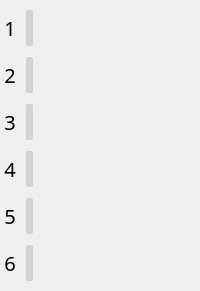
         <widget class="QWidget" name="ProgressBarsAttempts" native="true">
          <property name="styleSheet">
           <string notr="true">QLabel {
	font-family: Yu Ghotic UI Semibold;
	font-weight: 200;
	font-size: 20px;
	min-height: 20;
	min-width: 20;
	max-height: 20;
	max-width: 20;
}
QProgressBar {
	font-family: Yu Ghotic UI Semibold;
	font-weight: 200;
	font-size: 20px;
	border-style: hidden;
	background-color: rgba(255, 255, 255, 0);
}

QProgressBar::chunk {
    background-color: lightgray;
	border-radius: 2px;
}</string>
          </property>
          <layout class="QGridLayout" name="StatsLayout_2">
           <property name="leftMargin">
            <number>0</number>
           </property>
           <property name="topMargin">
            <number>10</number>
           </property>
           <property name="rightMargin">
            <number>24</number>
           </property>
           <property name="bottomMargin">
            <number>10</number>
           </property>
           <property name="verticalSpacing">
            <number>11</number>
           </property>
           <item row="5" column="0">
            <widget class="QLabel" name="sixthAttempt">
             <property name="palette">
              <palette>
               <active>
                <colorrole role="WindowText">
                 <brush brushstyle="SolidPattern">
                  <color alpha="255">
                   <red>0</red>
                   <green>0</green>
                   <blue>0</blue>
                  </color>
                 </brush>
                </colorrole>
               </active>
               <inactive>
                <colorrole role="WindowText">
                 <brush brushstyle="SolidPattern">
                  <color alpha="255">
                   <red>0</red>
                   <green>0</green>
                   <blue>0</blue>
                  </color>
                 </brush>
                </colorrole>
               </inactive>
               <disabled/>
              </palette>
             </property>
             <property name="text">
              <string>6</string>
             </property>
             <property name="alignment">
              <set>Qt::AlignCenter</set>
             </property>
            </widget>
           </item>
           <item row="0" column="2">
            <widget class="QProgressBar" name="firstPrBar">
             <property name="palette">
              <palette>
               <active>
                <colorrole role="Button">
                 <brush brushstyle="SolidPattern">
                  <color alpha="0">
                   <red>255</red>
                   <green>255</green>
                   <blue>255</blue>
                  </color>
                 </brush>
                </colorrole>
                <colorrole role="Base">
                 <brush brushstyle="SolidPattern">
                  <color alpha="0">
                   <red>255</red>
                   <green>255</green>
                   <blue>255</blue>
                  </color>
                 </brush>
                </colorrole>
                <colorrole role="Window">
                 <brush brushstyle="SolidPattern">
                  <color alpha="0">
                   <red>255</red>
                   <green>255</green>
                   <blue>255</blue>
                  </color>
                 </brush>
                </colorrole>
               </active>
               <inactive>
                <colorrole role="Button">
                 <brush brushstyle="SolidPattern">
                  <color alpha="0">
                   <red>255</red>
                   <green>255</green>
                   <blue>255</blue>
                  </color>
                 </brush>
                </colorrole>
                <colorrole role="Base">
                 <brush brushstyle="SolidPattern">
                  <color alpha="0">
                   <red>255</red>
                   <green>255</green>
                   <blue>255</blue>
                  </color>
                 </brush>
                </colorrole>
                <colorrole role="Window">
                 <brush brushstyle="SolidPattern">
                  <color alpha="0">
                   <red>255</red>
                   <green>255</green>
                   <blue>255</blue>
                  </color>
                 </brush>
                </colorrole>
               </inactive>
               <disabled>
                <colorrole role="Button">
                 <brush brushstyle="SolidPattern">
                  <color alpha="0">
                   <red>255</red>
                   <green>255</green>
                   <blue>255</blue>
                  </color>
                 </brush>
                </colorrole>
                <colorrole role="Base">
                 <brush brushstyle="SolidPattern">
                  <color alpha="0">
                   <red>255</red>
                   <green>255</green>
                   <blue>255</blue>
                  </color>
                 </brush>
                </colorrole>
                <colorrole role="Window">
                 <brush brushstyle="SolidPattern">
                  <color alpha="0">
                   <red>255</red>
                   <green>255</green>
                   <blue>255</blue>
                  </color>
                 </brush>
                </colorrole>
               </disabled>
              </palette>
             </property>
             <property name="maximum">
              <number>100</number>
             </property>
             <property name="value">
              <number>5</number>
             </property>
             <property name="alignment">
              <set>Qt::AlignCenter</set>
             </property>
             <property name="textVisible">
              <bool>true</bool>
             </property>
             <property name="orientation">
              <enum>Qt::Horizontal</enum>
             </property>
             <property name="invertedAppearance">
              <bool>false</bool>
             </property>
             <property name="textDirection">
              <enum>QProgressBar::TopToBottom</enum>
             </property>
             <property name="format">
              <string/>
             </property>
            </widget>
           </item>
           <item row="4" column="0">
            <widget class="QLabel" name="fifthAttempt">
             <property name="palette">
              <palette>
               <active>
                <colorrole role="WindowText">
                 <brush brushstyle="SolidPattern">
                  <color alpha="255">
                   <red>0</red>
                   <green>0</green>
                   <blue>0</blue>
                  </color>
                 </brush>
                </colorrole>
               </active>
               <inactive>
                <colorrole role="WindowText">
                 <brush brushstyle="SolidPattern">
                  <color alpha="255">
                   <red>0</red>
                   <green>0</green>
                   <blue>0</blue>
                  </color>
                 </brush>
                </colorrole>
               </inactive>
               <disabled/>
              </palette>
             </property>
             <property name="text">
              <string>5</string>
             </property>
             <property name="alignment">
              <set>Qt::AlignCenter</set>
             </property>
            </widget>
           </item>
           <item row="0" column="0">
            <widget class="QLabel" name="firstAttempt">
             <property name="palette">
              <palette>
               <active>
                <colorrole role="WindowText">
                 <brush brushstyle="SolidPattern">
                  <color alpha="255">
                   <red>0</red>
                   <green>0</green>
                   <blue>0</blue>
                  </color>
                 </brush>
                </colorrole>
               </active>
               <inactive>
                <colorrole role="WindowText">
                 <brush brushstyle="SolidPattern">
                  <color alpha="255">
                   <red>0</red>
                   <green>0</green>
                   <blue>0</blue>
                  </color>
                 </brush>
                </colorrole>
               </inactive>
               <disabled/>
              </palette>
             </property>
             <property name="text">
              <string>1</string>
             </property>
             <property name="alignment">
              <set>Qt::AlignCenter</set>
             </property>
            </widget>
           </item>
           <item row="2" column="0">
            <widget class="QLabel" name="thirdAttempt">
             <property name="palette">
              <palette>
               <active>
                <colorrole role="WindowText">
                 <brush brushstyle="SolidPattern">
                  <color alpha="255">
                   <red>0</red>
                   <green>0</green>
                   <blue>0</blue>
                  </color>
                 </brush>
                </colorrole>
               </active>
               <inactive>
                <colorrole role="WindowText">
                 <brush brushstyle="SolidPattern">
                  <color alpha="255">
                   <red>0</red>
                   <green>0</green>
                   <blue>0</blue>
                  </color>
                 </brush>
                </colorrole>
               </inactive>
               <disabled/>
              </palette>
             </property>
             <property name="text">
              <string>3</string>
             </property>
             <property name="alignment">
              <set>Qt::AlignCenter</set>
             </property>
            </widget>
           </item>
           <item row="1" column="0">
            <widget class="QLabel" name="secondAttempt">
             <property name="palette">
              <palette>
               <active>
                <colorrole role="WindowText">
                 <brush brushstyle="SolidPattern">
                  <color alpha="255">
                   <red>0</red>
                   <green>0</green>
                   <blue>0</blue>
                  </color>
                 </brush>
                </colorrole>
               </active>
               <inactive>
                <colorrole role="WindowText">
                 <brush brushstyle="SolidPattern">
                  <color alpha="255">
                   <red>0</red>
                   <green>0</green>
                   <blue>0</blue>
                  </color>
                 </brush>
                </colorrole>
               </inactive>
               <disabled/>
              </palette>
             </property>
             <property name="text">
              <string>2</string>
             </property>
             <property name="alignment">
              <set>Qt::AlignCenter</set>
             </property>
            </widget>
           </item>
           <item row="1" column="2">
            <widget class="QProgressBar" name="secondPrBar">
             <property name="palette">
              <palette>
               <active>
                <colorrole role="Button">
                 <brush brushstyle="SolidPattern">
                  <color alpha="0">
                   <red>255</red>
                   <green>255</green>
                   <blue>255</blue>
                  </color>
                 </brush>
                </colorrole>
                <colorrole role="Base">
                 <brush brushstyle="SolidPattern">
                  <color alpha="0">
                   <red>255</red>
                   <green>255</green>
                   <blue>255</blue>
                  </color>
                 </brush>
                </colorrole>
                <colorrole role="Window">
                 <brush brushstyle="SolidPattern">
                  <color alpha="0">
                   <red>255</red>
                   <green>255</green>
                   <blue>255</blue>
                  </color>
                 </brush>
                </colorrole>
               </active>
               <inactive>
                <colorrole role="Button">
                 <brush brushstyle="SolidPattern">
                  <color alpha="0">
                   <red>255</red>
                   <green>255</green>
                   <blue>255</blue>
                  </color>
                 </brush>
                </colorrole>
                <colorrole role="Base">
                 <brush brushstyle="SolidPattern">
                  <color alpha="0">
                   <red>255</red>
                   <green>255</green>
                   <blue>255</blue>
                  </color>
                 </brush>
                </colorrole>
                <colorrole role="Window">
                 <brush brushstyle="SolidPattern">
                  <color alpha="0">
                   <red>255</red>
                   <green>255</green>
                   <blue>255</blue>
                  </color>
                 </brush>
                </colorrole>
               </inactive>
               <disabled>
                <colorrole role="Button">
                 <brush brushstyle="SolidPattern">
                  <color alpha="0">
                   <red>255</red>
                   <green>255</green>
                   <blue>255</blue>
                  </color>
                 </brush>
                </colorrole>
                <colorrole role="Base">
                 <brush brushstyle="SolidPattern">
                  <color alpha="0">
                   <red>255</red>
                   <green>255</green>
                   <blue>255</blue>
                  </color>
                 </brush>
                </colorrole>
                <colorrole role="Window">
                 <brush brushstyle="SolidPattern">
                  <color alpha="0">
                   <red>255</red>
                   <green>255</green>
                   <blue>255</blue>
                  </color>
                 </brush>
                </colorrole>
               </disabled>
              </palette>
             </property>
             <property name="value">
              <number>5</number>
             </property>
             <property name="alignment">
              <set>Qt::AlignCenter</set>
             </property>
             <property name="format">
              <string/>
             </property>
            </widget>
           </item>
           <item row="3" column="0">
            <widget class="QLabel" name="fourthAttempt">
             <property name="palette">
              <palette>
               <active>
                <colorrole role="WindowText">
                 <brush brushstyle="SolidPattern">
                  <color alpha="255">
                   <red>0</red>
                   <green>0</green>
                   <blue>0</blue>
                  </color>
                 </brush>
                </colorrole>
               </active>
               <inactive>
                <colorrole role="WindowText">
                 <brush brushstyle="SolidPattern">
                  <color alpha="255">
                   <red>0</red>
                   <green>0</green>
                   <blue>0</blue>
                  </color>
                 </brush>
                </colorrole>
               </inactive>
               <disabled/>
              </palette>
             </property>
             <property name="text">
              <string>4</string>
             </property>
             <property name="alignment">
              <set>Qt::AlignCenter</set>
             </property>
            </widget>
           </item>
           <item row="2" column="2">
            <widget class="QProgressBar" name="thirdPrBar">
             <property name="palette">
              <palette>
               <active>
                <colorrole role="Button">
                 <brush brushstyle="SolidPattern">
                  <color alpha="0">
                   <red>255</red>
                   <green>255</green>
                   <blue>255</blue>
                  </color>
                 </brush>
                </colorrole>
                <colorrole role="Base">
                 <brush brushstyle="SolidPattern">
                  <color alpha="0">
                   <red>255</red>
                   <green>255</green>
                   <blue>255</blue>
                  </color>
                 </brush>
                </colorrole>
                <colorrole role="Window">
                 <brush brushstyle="SolidPattern">
                  <color alpha="0">
                   <red>255</red>
                   <green>255</green>
                   <blue>255</blue>
                  </color>
                 </brush>
                </colorrole>
               </active>
               <inactive>
                <colorrole role="Button">
                 <brush brushstyle="SolidPattern">
                  <color alpha="0">
                   <red>255</red>
                   <green>255</green>
                   <blue>255</blue>
                  </color>
                 </brush>
                </colorrole>
                <colorrole role="Base">
                 <brush brushstyle="SolidPattern">
                  <color alpha="0">
                   <red>255</red>
                   <green>255</green>
                   <blue>255</blue>
                  </color>
                 </brush>
                </colorrole>
                <colorrole role="Window">
                 <brush brushstyle="SolidPattern">
                  <color alpha="0">
                   <red>255</red>
                   <green>255</green>
                   <blue>255</blue>
                  </color>
                 </brush>
                </colorrole>
               </inactive>
               <disabled>
                <colorrole role="Button">
                 <brush brushstyle="SolidPattern">
                  <color alpha="0">
                   <red>255</red>
                   <green>255</green>
                   <blue>255</blue>
                  </color>
                 </brush>
                </colorrole>
                <colorrole role="Base">
                 <brush brushstyle="SolidPattern">
                  <color alpha="0">
                   <red>255</red>
                   <green>255</green>
                   <blue>255</blue>
                  </color>
                 </brush>
                </colorrole>
                <colorrole role="Window">
                 <brush brushstyle="SolidPattern">
                  <color alpha="0">
                   <red>255</red>
                   <green>255</green>
                   <blue>255</blue>
                  </color>
                 </brush>
                </colorrole>
               </disabled>
              </palette>
             </property>
             <property name="value">
              <number>5</number>
             </property>
             <property name="alignment">
              <set>Qt::AlignCenter</set>
             </property>
             <property name="format">
              <string/>
             </property>
            </widget>
           </item>
           <item row="3" column="2">
            <widget class="QProgressBar" name="fourthPrBar">
             <property name="palette">
              <palette>
               <active>
                <colorrole role="Button">
                 <brush brushstyle="SolidPattern">
                  <color alpha="0">
                   <red>255</red>
                   <green>255</green>
                   <blue>255</blue>
                  </color>
                 </brush>
                </colorrole>
                <colorrole role="Base">
                 <brush brushstyle="SolidPattern">
                  <color alpha="0">
                   <red>255</red>
                   <green>255</green>
                   <blue>255</blue>
                  </color>
                 </brush>
                </colorrole>
                <colorrole role="Window">
                 <brush brushstyle="SolidPattern">
                  <color alpha="0">
                   <red>255</red>
                   <green>255</green>
                   <blue>255</blue>
                  </color>
                 </brush>
                </colorrole>
               </active>
               <inactive>
                <colorrole role="Button">
                 <brush brushstyle="SolidPattern">
                  <color alpha="0">
                   <red>255</red>
                   <green>255</green>
                   <blue>255</blue>
                  </color>
                 </brush>
                </colorrole>
                <colorrole role="Base">
                 <brush brushstyle="SolidPattern">
                  <color alpha="0">
                   <red>255</red>
                   <green>255</green>
                   <blue>255</blue>
                  </color>
                 </brush>
                </colorrole>
                <colorrole role="Window">
                 <brush brushstyle="SolidPattern">
                  <color alpha="0">
                   <red>255</red>
                   <green>255</green>
                   <blue>255</blue>
                  </color>
                 </brush>
                </colorrole>
               </inactive>
               <disabled>
                <colorrole role="Button">
                 <brush brushstyle="SolidPattern">
                  <color alpha="0">
                   <red>255</red>
                   <green>255</green>
                   <blue>255</blue>
                  </color>
                 </brush>
                </colorrole>
                <colorrole role="Base">
                 <brush brushstyle="SolidPattern">
                  <color alpha="0">
                   <red>255</red>
                   <green>255</green>
                   <blue>255</blue>
                  </color>
                 </brush>
                </colorrole>
                <colorrole role="Window">
                 <brush brushstyle="SolidPattern">
                  <color alpha="0">
                   <red>255</red>
                   <green>255</green>
                   <blue>255</blue>
                  </color>
                 </brush>
                </colorrole>
               </disabled>
              </palette>
             </property>
             <property name="value">
              <number>5</number>
             </property>
             <property name="alignment">
              <set>Qt::AlignCenter</set>
             </property>
             <property name="format">
              <string/>
             </property>
            </widget>
           </item>
           <item row="4" column="2">
            <widget class="QProgressBar" name="fifthPrBar">
             <property name="palette">
              <palette>
               <active>
                <colorrole role="Button">
                 <brush brushstyle="SolidPattern">
                  <color alpha="0">
                   <red>255</red>
                   <green>255</green>
                   <blue>255</blue>
                  </color>
                 </brush>
                </colorrole>
                <colorrole role="Base">
                 <brush brushstyle="SolidPattern">
                  <color alpha="0">
                   <red>255</red>
                   <green>255</green>
                   <blue>255</blue>
                  </color>
                 </brush>
                </colorrole>
                <colorrole role="Window">
                 <brush brushstyle="SolidPattern">
                  <color alpha="0">
                   <red>255</red>
                   <green>255</green>
                   <blue>255</blue>
                  </color>
                 </brush>
                </colorrole>
               </active>
               <inactive>
                <colorrole role="Button">
                 <brush brushstyle="SolidPattern">
                  <color alpha="0">
                   <red>255</red>
                   <green>255</green>
                   <blue>255</blue>
                  </color>
                 </brush>
                </colorrole>
                <colorrole role="Base">
                 <brush brushstyle="SolidPattern">
                  <color alpha="0">
                   <red>255</red>
                   <green>255</green>
                   <blue>255</blue>
                  </color>
                 </brush>
                </colorrole>
                <colorrole role="Window">
                 <brush brushstyle="SolidPattern">
                  <color alpha="0">
                   <red>255</red>
                   <green>255</green>
                   <blue>255</blue>
                  </color>
                 </brush>
                </colorrole>
               </inactive>
               <disabled>
                <colorrole role="Button">
                 <brush brushstyle="SolidPattern">
                  <color alpha="0">
                   <red>255</red>
                   <green>255</green>
                   <blue>255</blue>
                  </color>
                 </brush>
                </colorrole>
                <colorrole role="Base">
                 <brush brushstyle="SolidPattern">
                  <color alpha="0">
                   <red>255</red>
                   <green>255</green>
                   <blue>255</blue>
                  </color>
                 </brush>
                </colorrole>
                <colorrole role="Window">
                 <brush brushstyle="SolidPattern">
                  <color alpha="0">
                   <red>255</red>
                   <green>255</green>
                   <blue>255</blue>
                  </color>
                 </brush>
                </colorrole>
               </disabled>
              </palette>
             </property>
             <property name="value">
              <number>5</number>
             </property>
             <property name="alignment">
              <set>Qt::AlignCenter</set>
             </property>
             <property name="format">
              <string/>
             </property>
            </widget>
           </item>
           <item row="5" column="2">
            <widget class="QProgressBar" name="sixthPrBar">
             <property name="palette">
              <palette>
               <active>
                <colorrole role="Button">
                 <brush brushstyle="SolidPattern">
                  <color alpha="0">
                   <red>255</red>
                   <green>255</green>
                   <blue>255</blue>
                  </color>
                 </brush>
                </colorrole>
                <colorrole role="Base">
                 <brush brushstyle="SolidPattern">
                  <color alpha="0">
                   <red>255</red>
                   <green>255</green>
                   <blue>255</blue>
                  </color>
                 </brush>
                </colorrole>
                <colorrole role="Window">
                 <brush brushstyle="SolidPattern">
                  <color alpha="0">
                   <red>255</red>
                   <green>255</green>
                   <blue>255</blue>
                  </color>
                 </brush>
                </colorrole>
               </active>
               <inactive>
                <colorrole role="Button">
                 <brush brushstyle="SolidPattern">
                  <color alpha="0">
                   <red>255</red>
                   <green>255</green>
                   <blue>255</blue>
                  </color>
                 </brush>
                </colorrole>
                <colorrole role="Base">
                 <brush brushstyle="SolidPattern">
                  <color alpha="0">
                   <red>255</red>
                   <green>255</green>
                   <blue>255</blue>
                  </color>
                 </brush>
                </colorrole>
                <colorrole role="Window">
                 <brush brushstyle="SolidPattern">
                  <color alpha="0">
                   <red>255</red>
                   <green>255</green>
                   <blue>255</blue>
                  </color>
                 </brush>
                </colorrole>
               </inactive>
               <disabled>
                <colorrole role="Button">
                 <brush brushstyle="SolidPattern">
                  <color alpha="0">
                   <red>255</red>
                   <green>255</green>
                   <blue>255</blue>
                  </color>
                 </brush>
                </colorrole>
                <colorrole role="Base">
                 <brush brushstyle="SolidPattern">
                  <color alpha="0">
                   <red>255</red>
                   <green>255</green>
                   <blue>255</blue>
                  </color>
                 </brush>
                </colorrole>
                <colorrole role="Window">
                 <brush brushstyle="SolidPattern">
                  <color alpha="0">
                   <red>255</red>
                   <green>255</green>
                   <blue>255</blue>
                  </color>
                 </brush>
                </colorrole>
               </disabled>
              </palette>
             </property>
             <property name="value">
              <number>5</number>
             </property>
             <property name="alignment">
              <set>Qt::AlignCenter</set>
             </property>
             <property name="orientation">
              <enum>Qt::Horizontal</enum>
             </property>
             <property name="invertedAppearance">
              <bool>false</bool>
             </property>
             <property name="textDirection">
              <enum>QProgressBar::TopToBottom</enum>
             </property>
             <property name="format">
              <string/>
             </property>
            </widget>
           </item>
          </layout>
         </widget>
